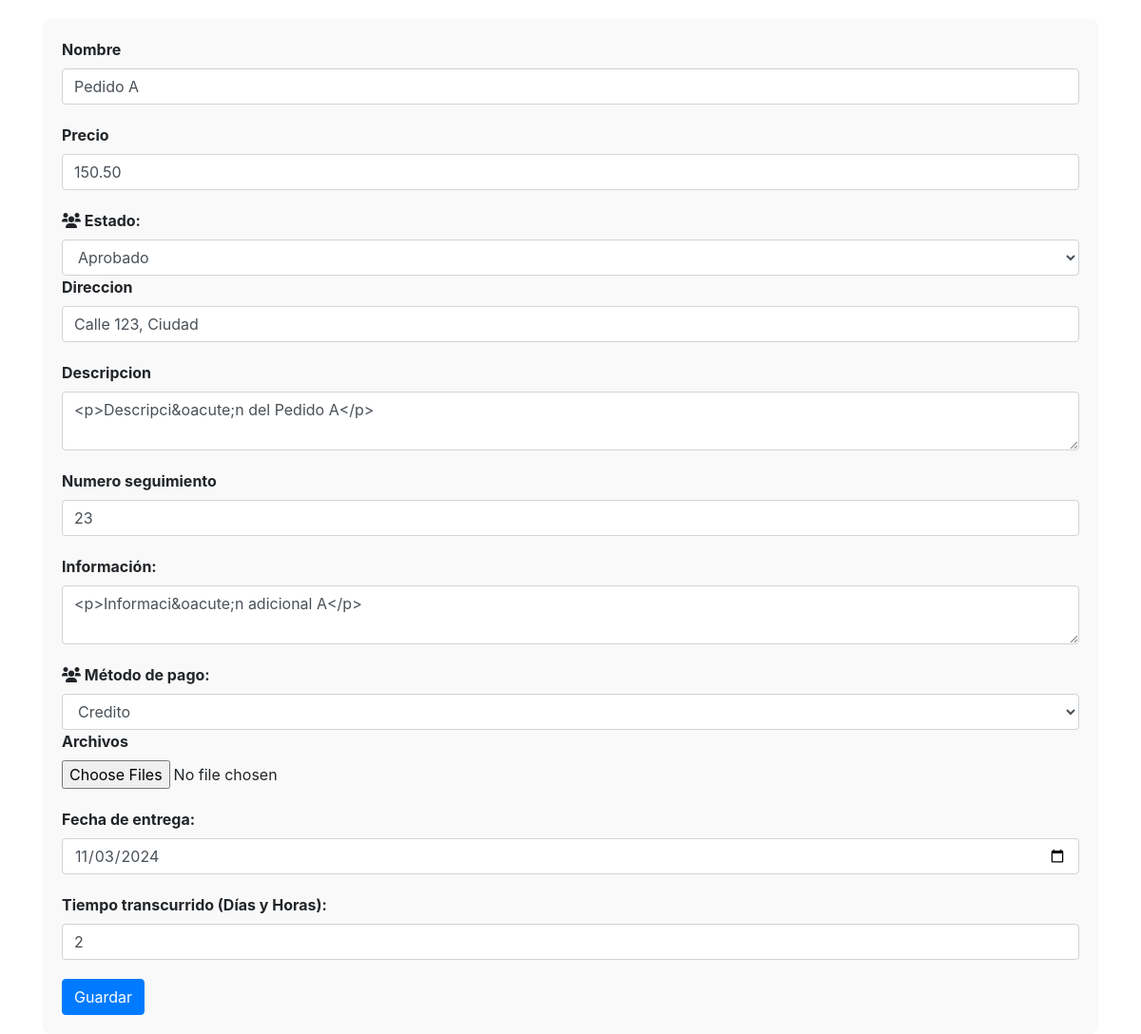
/Views/Orders/edit.php?da=Orders-3&lla=5 (signed in), run on the app's committed database.
### tables this page shows
CREATE TABLE `pedidos` (
  `id_pedido` int(11) NOT NULL,
  `nombre_pedido` varchar(150) NOT NULL,
  `precio` decimal(10,2) NOT NULL,
  `estado` enum('aprobado','cancelado','en stock','entregado') NOT NULL,
  `direccion` varchar(100) NOT NULL,
  `descripcion` varchar(150) NOT NULL,
  `numero_seguimiento` int(11) NOT NULL,
  `tiempo_entrega_horas` int(11) NOT NULL,
  `informacion_pedido` text NOT NULL,
  `id_usuario` int(11) DEFAULT NULL,
  `metodo_pago` varchar(50) NOT NULL,
  `archivo` varchar(255) DEFAULT NULL,
  `fecha_pedido` varchar(255) DEFAULT NULL,
  `fecha_entrega` date NOT NULL DEFAULT current_timestamp()
);

### Views/Orders/edit.php (the view, shortened to what this page needs)
<?php
$llave = isset($_GET['lla']) ? intval($_GET['lla']) : 0;
$mysqli = mysqli_connect(db_host, db_username, db_password, db_dbname);
mysqli_set_charset($mysqli, 'utf8');
$pedido = null;
if ($_SERVER["REQUEST_METHOD"] == "POST") {
    $nombre_pedido = $_POST['nombre_pedido'];
    $precio = $_POST['precio'];
    $estado = $_POST['estado'];
    $direccion = $_POST['direccion'];
    $descripcion = $_POST['descripcion'];
    $numero_seguimiento = $_POST['numero_seguimiento'];
    $informacion_pedido = $_POST['informacion_pedido'];
    $metodo_pago = $_POST['metodo_pago'];
    $archivo = $_FILES['archivo'];
    $id_usuario = $_SESSION['id_usuario'];
    $fecha_pedido = date('Y-m-d H:i:s');
    $fecha_entrega = $_POST['fecha_entrega'];
    $fecha_pedido_objeto = new DateTime($fecha_pedido);
    $fecha_entrega_objeto = new DateTime($fecha_entrega);
    $diferencia = $fecha_pedido_objeto->diff($fecha_entrega_objeto);
    $tiempo_entrega_horas = $diferencia->format('%d días y %h horas');
    $pedidoModel = new PedidoModel($mysqli);
    try {
        $resultado = $pedidoModel->actualizarPedido($llave,$nombre_pedido, $precio, $estado, $direccion, $descripcion, $numero_seguimiento, $tiempo_entrega_horas, $informacion_pedido, $metodo_pago, $archivo, $fecha_pedido, $fecha_entrega, $id_usuario);
        if ($resultado) {
            echo "Pedido actualizado correctamente.";
        } else {
            echo "Error al actualizar el pedido.";
        }
    } catch (Exception $e) {
        echo "Error: " . $e->getMessage();
    }
} else {
    $query = "SELECT * FROM pedidos WHERE id_pedido = ?";
    $stmt = $mysqli->prepare($query);
    if ($stmt) {
        $stmt->bind_param("i", $llave);
        $stmt->execute();
        $result = $stmt->get_result();
        if ($result) {
            $pedido = $result->fetch_assoc();
        } else {
            exit("Error al ejecutar la consulta.");
        }
    } else {
        exit("Error al preparar la consulta.");
    }
}
?>
<!DOCTYPE html>
<html lang="es">
<head>
    <link rel="stylesheet" href="https://cdnjs.cloudflare.com/ajax/libs/font-awesome/5.15.4/css/all.min.css">
    <link rel="stylesheet" href="https://stackpath.bootstrapcdn.com/bootstrap/4.5.2/css/bootstrap.min.css">
    <link rel="stylesheet" href="https://cdnjs.cloudflare.com/ajax/libs/font-awesome/6.0.0/css/all.min.css">
</head>
<body>
    <div class="container">
        <div id="form-background">
            <?php if ($pedido): ?>
            <form action="edit.php?lla=<?php echo $llave; ?>" method="POST" enctype="multipart/form-data" class="needs-validation" novalidate>
                <div class="form-group">
                    <label for="nombre_pedido">Nombre</label>
                    <input type="text" id="nombre_pedido" name="nombre_pedido" value="<?php echo htmlspecialchars($pedido['nombre_pedido']); ?>" class="form-control" required placeholder="Ingresar nombre pedido">
                </div>
                <div class="form-group">
                    <label for="precio">Precio</label>
                    <input type="number" id="precio" name="precio" value="<?php echo htmlspecialchars($pedido['precio']); ?>" class="form-control" required placeholder="Precio">
                </div>
                <label for="estado"><i class="fas fa-users"></i> Estado:</label>
                <select id="estado" name="estado" required class="form-control">
                    <option value="aprobado" <?php if ($pedido['estado'] == 'aprobado') echo 'selected'; ?>>Aprobado</option>
                </select>
                <div class="form-group">
                    <label for="direccion">Direccion</label>
                    <input type="text" id="direccion" name="direccion" value="<?php echo htmlspecialchars($pedido['direccion']); ?>" class="form-control" required placeholder="Ingresar direccion">
                </div>
                <div class="form-group">
                    <label for="descripcion">Descripcion</label>
                    <textarea id="descripcion" name="descripcion" class="form-control" required placeholder="Descripcion"><?php echo htmlspecialchars($pedido['descripcion']); ?></textarea>
                </div>
                <div class="form-group">
                    <label for="numero_seguimiento">Numero seguimiento</label>
                    <input type="number" id="numero_seguimiento" name="numero_seguimiento" value="<?php echo htmlspecialchars($pedido['numero_seguimiento']); ?>" class="form-control" required placeholder="Numero seguimiento">
                </div>
                <div class="form-group">
                    <label for="informacion_pedido">Información:</label>
                    <textarea id="informacion_pedido" name="informacion_pedido" class="form-control" required placeholder="Información"><?php echo htmlspecialchars($pedido['informacion_pedido']); ?></textarea>
                </div>
                <label for="metodo_pago"><i class="fas fa-users"></i> Método de pago:</label>
                <select id="metodo_pago" name="metodo_pago" required class="form-control">
                    <option value="credito" <?php if ($pedido['metodo_pago'] == 'credito') echo 'selected'; ?>>Credito</option>
                </select>
                <div class="form-group">
                    <label for="archivo">Archivos</label>
                    <input type="file" id="archivo" name="archivo" class="form-control-file" multiple required>
                </div>
                <div class="form-group">
                    <label for="fecha_entrega">Fecha de entrega:</label>
                    <input type="date" id="fecha_entrega" name="fecha_entrega" value="<?php echo htmlspecialchars($pedido['fecha_entrega']); ?>" class="form-control" required>
                </div>
                <div class="form-group">
                    <label>Tiempo transcurrido (Días y Horas):</label>
                    <span id="tiempo_entrega_horas" class="form-control"><?php echo htmlspecialchars($pedido['tiempo_entrega_horas']); ?></span>
                </div>
                <button type="submit" name="boton" class="btn btn-primary">Guardar</button>
            </form>
            <?php else: ?>
            <?php endif; ?>
        </div>
    </div>
</body>
</html>

### Views/Orders/edit.php (style rules this page uses)
#form-background { background-color: #f9f9f9; padding: 20px; border-radius: 8px; margin-top: 20px; }
.form-group { margin-bottom: 20px; }
label { font-weight: bold; }
.btn-primary { background-color: #007bff; border-color: #007bff; }

### data on the page
pedidos: nombre_pedido "Pedido A", precio "150.50", estado "Aprobado", direccion "Calle 123, Ciudad", descripcion "<p>Descripci&oacute;n del Pedido A</p>", numero_seguimiento "23", informacion_pedido "<p>Informaci&oacute;n adicional A</p>", metodo_pago "Credito", fecha_entrega "11/03/2024", tiempo_entrega_horas "2"
